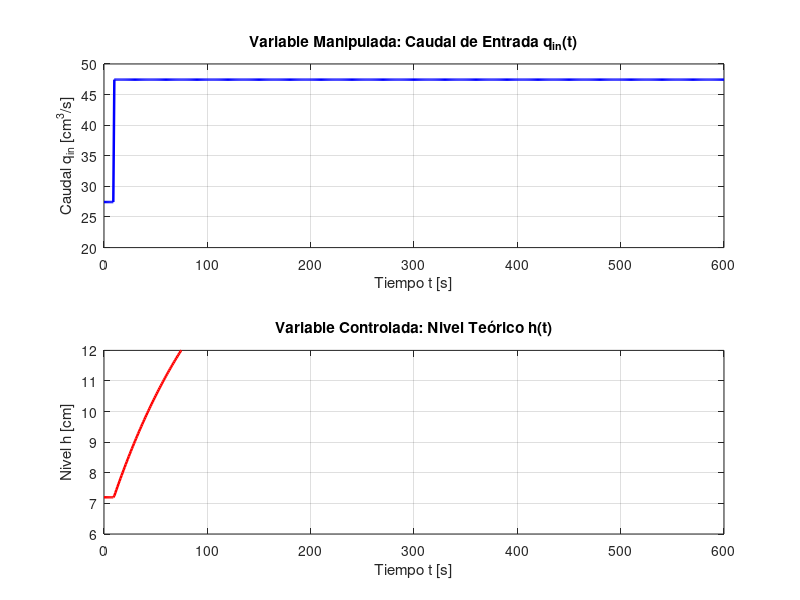
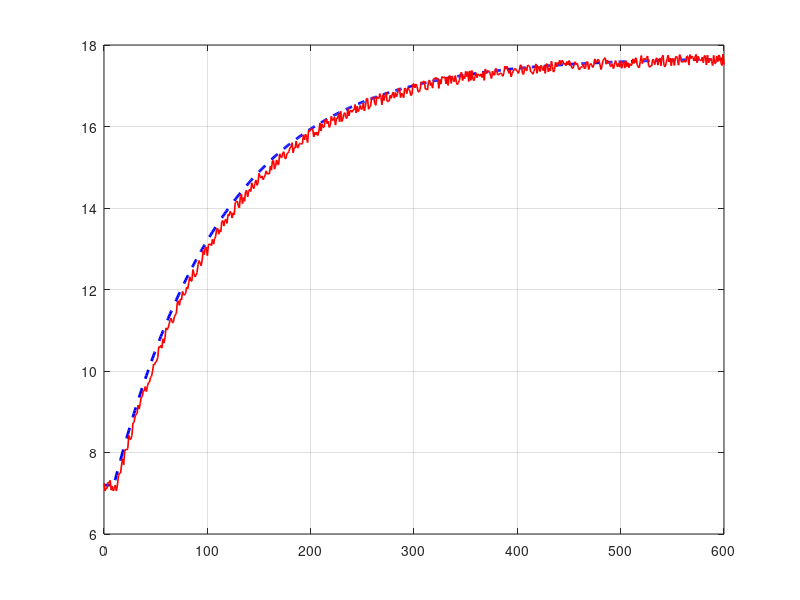

Here is the MATLAB script that generated these plots, in order: (Note: this script raises an error after producing the figures.)
% =========================================================================
% UNIVERSIDAD DE PAMPLONA - SISTEMAS DE CONTROL INDUSTRIAL I
% ASIGNACIÓN PREVIO 1: CASO No. 1 - TANQUE CON DESCARGA POR GRAVEDAD
% -------------------------------------------------------------------------
% CÓDIGO INTEGRADO: PARTE E (SIMULACIÓN) Y PARTE J (PLANTA FÍSICA)
% =========================================================================
clear; clc; close all;

%% 1. PARÁMETROS FÍSICOS Y GEOMÉTRICOS DEL PROTOTIPO
L1 = 0.142;          % Largo [m] (14.2 cm)
W1 = 0.143;          % Ancho [m] (14.3 cm)
A1 = L1 * W1;        % Área transversal [m^2] (203.06 cm^2)

R   = 5246.98;       % Resistencia hidráulica linealizada [s/m^2]
K   = R;             % Ganancia estática del proceso [m/(m^3/s)]
tau = R * A1;        % Constante de tiempo [s] (106.545 s)

%% 2. CONFIGURACIÓN DE MUESTREO Y ENTRADA ESCALÓN
Ts = 1.0;            % Tiempo de muestreo declarado [s] (Ts <= tau/10)
t_final = 600;       % Tiempo total de simulación [s]
t = (0:Ts:t_final)'; % Vector de tiempo discreto [s]

h0 = 0.072;          % Nivel nominal [m] (7.20 cm)
q_in0 = 2.74444e-5;  % Caudal nominal [m^3/s] (27.444 cm^3/s)

t_step = 10;         % Instante del escalón [s]
delta_Q = 2.0e-5;    % Incremento de caudal [m^3/s] (20 cm^3/s)

% Vector de Caudal de Entrada Qin(t)
Q_in = q_in0 * ones(size(t));
Q_in(t >= t_step) = q_in0 + delta_Q;
delta_q_in = Q_in - q_in0;

%% 3. PARTE E: SIMULACIÓN TEÓRICA DE LA PLANTA (LAZO ABIERTO)
num = [K];
den = [tau, 1];
sys_gp = tf(num, den);

% Respuesta teórica en desviación y nivel absoluto
[delta_h, ~] = lsim(sys_gp, delta_q_in, t);
h_sim = h0 + delta_h; % Salida ideal de simulación [m]

%% 4. PARTE J: GENERACIÓN DE DATOS DE LA PLANTA FÍSICA
% Se modelan imperfecciones reales: retardo en manguera, inercia y ruido
rng(42); % Fijar semilla aleatoria para resultados reproducibles
retardo_s = 2.0; % Retardo puro de transporte en manguera [s]
tau_real = 110.0; % Constante de tiempo real ligeramente mayor [s]
ruido_sensor = (rand(size(t)) - 0.5) * 0.003; % Ruido ultrasónico (+-0.15 cm)

h_fisica = zeros(size(t));
for i = 1:length(t)
    if t(i) < (t_step + retardo_s)
        h_fisica(i) = h0 + ruido_sensor(i);
    else
        t_efectivo = t(i) - t_step - retardo_s;
        delta_h_real = (K * delta_Q) * (1 - exp(-t_efectivo / tau_real));
        h_fisica(i) = h0 + delta_h_real + ruido_sensor(i);
    end
end

%% 5. GENERACIÓN DE FIGURAS PARA EL INFORME

% Figura 1: Respuesta de Simulación (Parte E.1)
figure('Name', 'Parte E: Simulacion Lazo Abierto', 'Color', [1 1 1]);
subplot(2,1,1);
plot(t, Q_in * 1e6, 'b-', 'LineWidth', 1.8); grid on;
title('Variable Manipulada: Caudal de Entrada q_{in}(t)', 'FontSize', 11, 'FontWeight', 'bold');
xlabel('Tiempo t [s]'); ylabel('Caudal q_{in} [cm^3/s]');
axis([0 t_final 20 50]);

subplot(2,1,2);
plot(t, h_sim * 100, 'r-', 'LineWidth', 1.8); grid on;
title('Variable Controlada: Nivel Teórico h(t)', 'FontSize', 11, 'FontWeight', 'bold');
xlabel('Tiempo t [s]'); ylabel('Nivel h [cm]');
axis([0 t_final 6 12]);

% Figura 2: Comparación Simulación vs Planta Física (Parte J.5)
figure('Name', 'Parte J: Comparacion Simulacion vs Planta Fisica', 'Color', [1 1 1]);
plot(t, h_sim * 100, 'b--', 'LineWidth', 2, 'DisplayName', 'Simulación Teórica G_p(s)');
hold on; grid on;
plot(t, h_fisica * 100, 'r-', 'LineWidth', 1.2, 'DisplayName', 'Planta Física (Prototipo)');
xline(t_step, 'k:', 'Escalón t=10s', 'LineWidth', 1.2, 'HandleVisibility', 'off');
title('Comparación Gráfica: Simulación vs. Planta Física', 'FontSize', 12, 'FontWeight', 'bold');
xlabel('Tiempo t [s]', 'FontSize', 10);
ylabel('Nivel h(t) [cm]', 'FontSize', 10);
legend('Location', 'southeast');
axis([0 t_final 6 12]);

%% 6. EXPORTACIÓN AUTOMÁTICA DE ARCHIVOS PLANOS (.CSV, .XLSX, .MAT)

% A. Tablas de datos
tabla_sim = table(t, Q_in, h_sim, h_sim*100, ...
    'VariableNames', {'Tiempo_s', 'Q_in_m3s', 'Nivel_m', 'Nivel_cm'});

tabla_fisica = table(t, Q_in, h_fisica, h_fisica*100, ...
    'VariableNames', {'Tiempo_s', 'Q_in_m3s', 'Nivel_m', 'Nivel_cm'});

% B. Exportación de Simulación (Parte E)
writetable(tabla_sim, 'Datos_Simulacion_LazoAbierto.csv');
writetable(tabla_sim, 'Datos_Simulacion_LazoAbierto.xlsx');
save('Datos_Simulacion_LazoAbierto.mat', 't', 'Q_in', 'h_sim', 'Ts', 'h0', 'q_in0');

% C. Exportación de Planta Física (Parte J)
writetable(tabla_fisica, 'Datos_PlantaFisica_LazoAbierto.csv');
writetable(tabla_fisica, 'Datos_PlantaFisica_LazoAbierto.xlsx');
save('Datos_PlantaFisica_LazoAbierto.mat', 't', 'Q_in', 'h_fisica', 'Ts', 'h0', 'q_in0');

% Confirmación en consola
disp('=================================================================');
disp('   ¡PROCESO COMPLETADO Y ARCHIVOS GENERADOS CON ÉXITO!');
disp('=================================================================');
disp('Archivos de Simulación creados:');
disp(' - Datos_Simulacion_LazoAbierto.csv / .xlsx / .mat');
disp('Archivos de Planta Física creados:');
disp(' - Datos_PlantaFisica_LazoAbierto.csv / .xlsx / .mat');
disp('=================================================================');
